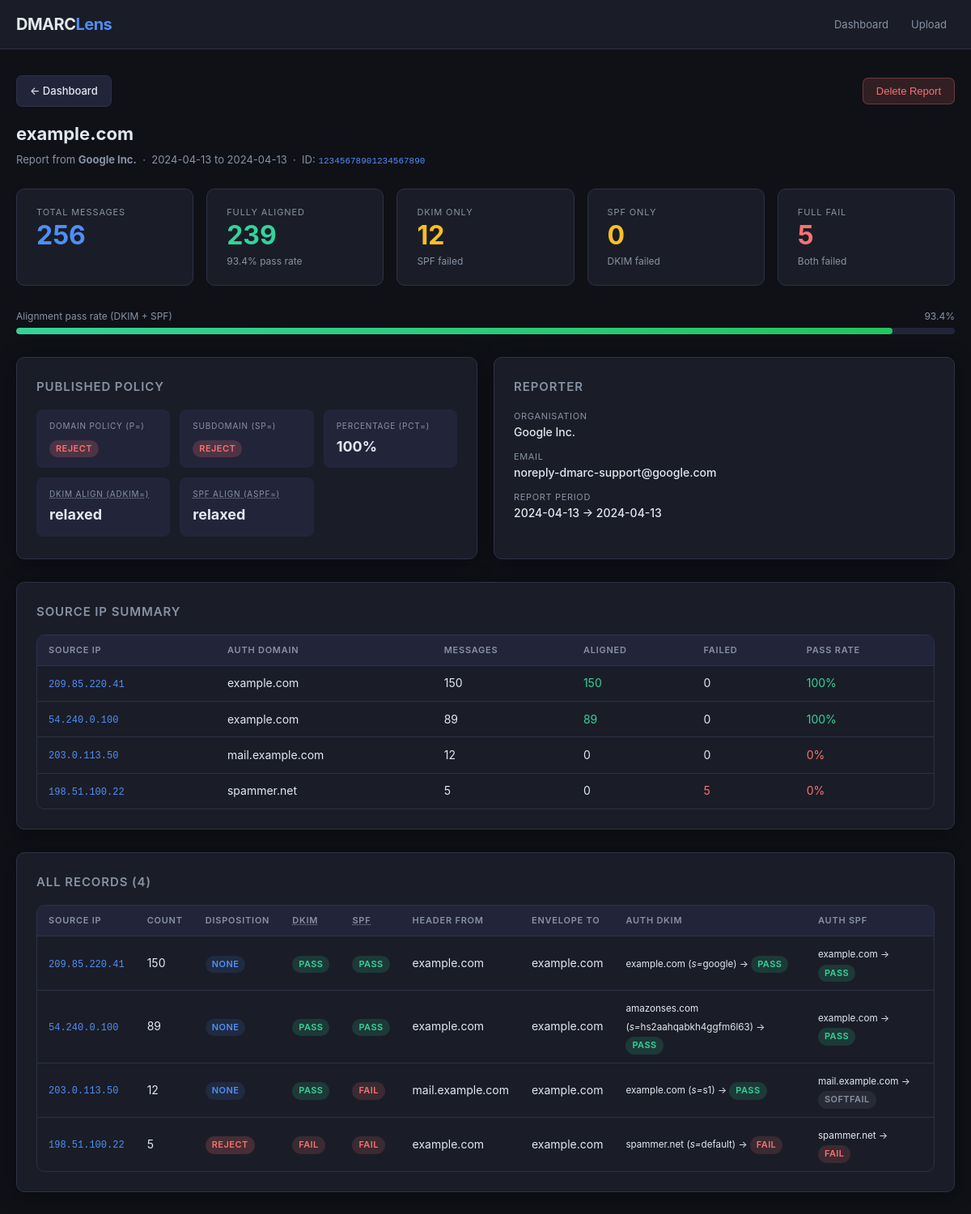
Page /view.php?id=1 on the committed database.
### tables this page shows
CREATE TABLE reports (
                id          INTEGER PRIMARY KEY AUTOINCREMENT,
                report_id   TEXT    UNIQUE,
                org_name    TEXT,
                org_email   TEXT,
                domain      TEXT,
                date_begin  INTEGER,
                date_end    INTEGER,
                policy_p    TEXT,
                policy_sp   TEXT,
                policy_pct  INTEGER DEFAULT 100,
                adkim       TEXT,
                aspf        TEXT,
                uploaded_at INTEGER DEFAULT (strftime('%s','now'))
            );

CREATE TABLE records (
                id                  INTEGER PRIMARY KEY AUTOINCREMENT,
                report_db_id        INTEGER NOT NULL,
                source_ip           TEXT,
                count               INTEGER DEFAULT 1,
                disposition         TEXT,
                dkim_result         TEXT,
                spf_result          TEXT,
                header_from         TEXT,
                envelope_to         TEXT,
                auth_dkim_domain    TEXT,
                auth_dkim_result    TEXT,
                auth_dkim_selector  TEXT,
                auth_spf_domain     TEXT,
                auth_spf_result     TEXT,
                FOREIGN KEY(report_db_id) REFERENCES reports(id) ON DELETE CASCADE
            );

### includes/db.php (called while the page is built, shortened)
<?php
class Database {
    private PDO $pdo;
    private static ?Database $instance = null;
    private function __construct() {
        $dbPath = __DIR__ . '/../data/dmarc.sqlite';
        $this->pdo = new PDO('sqlite:' . $dbPath);
        $this->pdo->setAttribute(PDO::ATTR_ERRMODE, PDO::ERRMODE_EXCEPTION);
        $this->pdo->setAttribute(PDO::ATTR_DEFAULT_FETCH_MODE, PDO::FETCH_ASSOC);
    }
    public static function getInstance(): Database {
        if (self::$instance === null) {
            self::$instance = new Database();
        }
        return self::$instance;
    }
    private function migrate(): void {
        $this->pdo->exec("
            CREATE TABLE IF NOT EXISTS reports (
                id          INTEGER PRIMARY KEY AUTOINCREMENT,
                report_id   TEXT    UNIQUE,
                org_name    TEXT,
                org_email   TEXT,
                domain      TEXT,
                date_begin  INTEGER,
                date_end    INTEGER,
                policy_p    TEXT,
                policy_sp   TEXT,
                policy_pct  INTEGER DEFAULT 100,
                adkim       TEXT,
                aspf        TEXT,
                uploaded_at INTEGER DEFAULT (strftime('%s','now'))
            );
            CREATE TABLE IF NOT EXISTS records (
                id                  INTEGER PRIMARY KEY AUTOINCREMENT,
                report_db_id        INTEGER NOT NULL,
                source_ip           TEXT,
                count               INTEGER DEFAULT 1,
                disposition         TEXT,
                dkim_result         TEXT,
                spf_result          TEXT,
                header_from         TEXT,
                envelope_to         TEXT,
                auth_dkim_domain    TEXT,
                auth_dkim_result    TEXT,
                auth_dkim_selector  TEXT,
                auth_spf_domain     TEXT,
                auth_spf_result     TEXT,
                FOREIGN KEY(report_db_id) REFERENCES reports(id) ON DELETE CASCADE
            );
            CREATE INDEX IF NOT EXISTS idx_records_report ON records(report_db_id);
            CREATE INDEX IF NOT EXISTS idx_records_ip     ON records(source_ip);
            CREATE INDEX IF NOT EXISTS idx_reports_domain ON reports(domain);
        ");
    }
    public function getReport(int $id): ?array {
        $stmt = $this->pdo->prepare("SELECT * FROM reports WHERE id = ?");
        $stmt->execute([$id]);
        return $stmt->fetch() ?: null;
    }
    public function getReportRecords(int $reportDbId): array {
        $stmt = $this->pdo->prepare("SELECT * FROM records WHERE report_db_id = ? ORDER BY count DESC");
        $stmt->execute([$reportDbId]);
        return $stmt->fetchAll();
    }
}

### view.php (the view, shortened to what this page needs)
<?php
require_once __DIR__ . '/includes/db.php';
require_once __DIR__ . '/includes/layout.php';
$db = Database::getInstance();
$id = isset($_GET['id']) ? (int)$_GET['id'] : 0;
if (!$id || !($report = $db->getReport($id))) {
    renderHead('Not Found — DMARC Analyzer');
    echo '<div class="empty-state"><div class="icon">🔍</div><h3>Report not found</h3><p><a href="index.php">Back to dashboard</a></p></div>';
    renderFoot();
    exit;
}
$records = $db->getReportRecords($id);
$totalMsg    = array_sum(array_column($records, 'count'));
$passCount   = 0;
$failCount   = 0;
$dkimOnly    = 0;
$spfOnly     = 0;
foreach ($records as $r) {
    $c = (int)$r['count'];
    $d = $r['dkim_result'] === 'pass';
    $s = $r['spf_result']  === 'pass';
    if ($d && $s)       $passCount += $c;
    elseif (!$d && !$s) $failCount += $c;
    elseif ($d)         $dkimOnly  += $c;
    elseif ($s)         $spfOnly   += $c;
}
$passRate = $totalMsg > 0 ? round($passCount / $totalMsg * 100, 1) : 0;
$ipStats = [];
foreach ($records as $r) {
    $ip = $r['source_ip'];
    if (!isset($ipStats[$ip])) {
        $ipStats[$ip] = ['count' => 0, 'pass' => 0, 'fail' => 0, 'org' => $r['auth_spf_domain'] ?: $r['auth_dkim_domain']];
    }
    $ipStats[$ip]['count'] += (int)$r['count'];
    if ($r['dkim_result'] === 'pass' && $r['spf_result'] === 'pass') {
        $ipStats[$ip]['pass'] += (int)$r['count'];
    } elseif ($r['dkim_result'] !== 'pass' && $r['spf_result'] !== 'pass') {
        $ipStats[$ip]['fail'] += (int)$r['count'];
    }
}
arsort($ipStats);
renderHead(htmlspecialchars($report['domain']) . ' — DMARC Report');
?>
<div class="actions-row">
  <a href="index.php" class="btn btn-ghost">← Dashboard</a>
  <form method="post" onsubmit="return confirm('Delete this report and all its records?')">
    <button class="btn btn-danger" type="submit">Delete Report</button>
  </form>
</div>
<div class="page-title"><?= htmlspecialchars($report['domain']) ?></div>
<div class="page-subtitle">
  Report from <strong><?= htmlspecialchars($report['org_name'] ?: 'Unknown') ?></strong>
  &nbsp;·&nbsp;
  <?= fmtDate((int)$report['date_begin']) ?> to <?= fmtDate((int)$report['date_end']) ?>
  &nbsp;·&nbsp;
  ID: <code style="color:var(--accent);font-size:11px"><?= htmlspecialchars($report['report_id']) ?></code>
</div>
<div class="stat-grid section">
  <div class="stat-card">
    <div class="label">Total Messages</div>
    <div class="value blue"><?= fmtNum($totalMsg) ?></div>
  </div>
  <div class="stat-card">
    <div class="label">Fully Aligned</div>
    <div class="value green"><?= fmtNum($passCount) ?></div>
    <div class="sub"><?= $passRate ?>% pass rate</div>
  </div>
  <div class="stat-card">
    <div class="label">DKIM Only</div>
    <div class="value yellow"><?= fmtNum($dkimOnly) ?></div>
    <div class="sub">SPF failed</div>
  </div>
  <div class="stat-card">
    <div class="label">SPF Only</div>
    <div class="value yellow"><?= fmtNum($spfOnly) ?></div>
    <div class="sub">DKIM failed</div>
  </div>
  <div class="stat-card">
    <div class="label">Full Fail</div>
    <div class="value red"><?= fmtNum($failCount) ?></div>
    <div class="sub">Both failed</div>
  </div>
</div>
<?php if ($totalMsg > 0): ?>
<div class="section">
  <div class="pass-bar-wrap">
    <div style="display:flex;justify-content:space-between;font-size:12px;color:var(--muted);margin-bottom:4px;">
      <span>Alignment pass rate (DKIM + SPF)</span><span><?= $passRate ?>%</span>
    </div>
    <div class="pass-bar-track"><div class="pass-bar-fill" style="width:<?= $passRate ?>%"></div></div>
  </div>
</div>
<?php endif; ?>
<div class="two-col section">
  <div class="card">
    <h2>Published Policy</h2>
    <div class="policy-grid">
      <div class="policy-item">
        <div class="key">Domain Policy (p=)</div>
        <div class="val"><?= badge($report['policy_p'] ?? 'none') ?></div>
      </div>
      <div class="policy-item">
        <div class="key">Subdomain (sp=)</div>
        <div class="val"><?= badge($report['policy_sp'] ?? 'none') ?></div>
      </div>
      <div class="policy-item">
        <div class="key">Percentage (pct=)</div>
        <div class="val"><?= (int)($report['policy_pct'] ?? 100) ?>%</div>
      </div>
      <div class="policy-item">
        <div class="key"><abbr title="DKIM alignment mode: r=relaxed, s=strict">DKIM align (adkim=)</abbr></div>
        <div class="val"><?= htmlspecialchars($report['adkim'] ?? 'r') === 's' ? 'strict' : 'relaxed' ?></div>
      </div>
      <div class="policy-item">
        <div class="key"><abbr title="SPF alignment mode: r=relaxed, s=strict">SPF align (aspf=)</abbr></div>
        <div class="val"><?= htmlspecialchars($report['aspf'] ?? 'r') === 's' ? 'strict' : 'relaxed' ?></div>
      </div>
    </div>
  </div>
  <div class="card">
    <h2>Reporter</h2>
    <div class="meta-row" style="flex-direction:column;gap:10px">
      <div class="meta-item">
        <div class="key">Organisation</div>
        <div class="val"><?= htmlspecialchars($report['org_name'] ?: '—') ?></div>
      </div>
      <div class="meta-item">
        <div class="key">Email</div>
        <div class="val"><?= htmlspecialchars($report['org_email'] ?: '—') ?></div>
      </div>
      <div class="meta-item">
        <div class="key">Report Period</div>
        <div class="val"><?= fmtDate((int)$report['date_begin']) ?> → <?= fmtDate((int)$report['date_end']) ?></div>
      </div>
    </div>
  </div>
</div>
<?php if (!empty($ipStats)): ?>
<div class="card section">
  <h2>Source IP Summary</h2>
  <div class="table-wrap">
    <table>
      <thead>
        <tr>
          <th>Source IP</th>
          <th>Auth Domain</th>
          <th>Messages</th>
          <th>Aligned</th>
          <th>Failed</th>
          <th>Pass Rate</th>
        </tr>
      </thead>
      <tbody>
        <?php foreach ($ipStats as $ip => $s):
            $pr = $s['count'] > 0 ? round($s['pass']/$s['count']*100,1) : 0;
        ?>
        <tr>
          <td><span class="ip-mono"><?= htmlspecialchars($ip) ?></span></td>
          <td><?= htmlspecialchars($s['org'] ?: '—') ?></td>
          <td><?= fmtNum($s['count']) ?></td>
          <td><?= $s['pass'] > 0 ? '<span style="color:var(--green)">' . fmtNum($s['pass']) . '</span>' : '0' ?></td>
          <td><?= $s['fail'] > 0 ? '<span style="color:var(--red)">' . fmtNum($s['fail']) . '</span>' : '0' ?></td>
          <td>
            <span style="color:<?= $pr >= 90 ? 'var(--green)' : ($pr >= 70 ? 'var(--yellow)' : 'var(--red)') ?>">
              <?= $pr ?>%
            </span>
          </td>
        </tr>
        <?php endforeach; ?>
      </tbody>
    </table>
  </div>
</div>
<?php endif; ?>
<div class="card section">
  <h2>All Records (<?= count($records) ?>)</h2>
  <?php if (empty($records)): ?>
  <p style="color:var(--muted)">No records in this report.</p>
  <?php else: ?>
  <div class="table-wrap">
    <table>
      <thead>
        <tr>
          <th>Source IP</th>
          <th>Count</th>
          <th>Disposition</th>
          <th><abbr title="DKIM alignment result (evaluated)">DKIM</abbr></th>
          <th><abbr title="SPF alignment result (evaluated)">SPF</abbr></th>
          <th>Header From</th>
          <th>Envelope To</th>
          <th>Auth DKIM</th>
          <th>Auth SPF</th>
        </tr>
      </thead>
      <tbody>
        <?php foreach ($records as $r): ?>
        <tr>
          <td><span class="ip-mono"><?= htmlspecialchars($r['source_ip'] ?: '—') ?></span></td>
          <td><?= fmtNum((int)$r['count']) ?></td>
          <td><?= badge($r['disposition'] ?? 'none') ?></td>
          <td><?= badge($r['dkim_result'] ?? '—') ?></td>
          <td><?= badge($r['spf_result']  ?? '—') ?></td>
          <td><?= htmlspecialchars($r['header_from']  ?: '—') ?></td>
          <td><?= htmlspecialchars($r['envelope_to']  ?: '—') ?></td>
          <td>
            <?php if ($r['auth_dkim_domain']): ?>
            <small>
              <?= htmlspecialchars($r['auth_dkim_domain']) ?>
              <?= $r['auth_dkim_selector'] ? "(<em>s=</em>" . htmlspecialchars($r['auth_dkim_selector']) . ")" : '' ?>
              → <?= badge($r['auth_dkim_result'] ?? '—') ?>
            </small>
            <?php else: echo '—'; endif; ?>
          </td>
          <td>
            <?php if ($r['auth_spf_domain']): ?>
            <small>
              <?= htmlspecialchars($r['auth_spf_domain']) ?>
              → <?= badge($r['auth_spf_result'] ?? '—') ?>
            </small>
            <?php else: echo '—'; endif; ?>
          </td>
        </tr>
        <?php endforeach; ?>
      </tbody>
    </table>
  </div>
  <?php endif; ?>
</div>
<?php renderFoot(); ?>

### includes/layout.php (shortened to what this page needs)
<?php
function renderHead(string $title = 'DMARC Analyzer'): void {
    $base = rtrim(dirname($_SERVER['SCRIPT_NAME']), '/');
    echo <<<HTML
<!DOCTYPE html>
<html lang="en">
<head>
<meta charset="UTF-8">
<meta name="viewport" content="width=device-width, initial-scale=1">
<title>{$title}</title>
<link rel="stylesheet" href="{$base}/assets/style.css">
</head>
<body>
<header class="page-header">
  <div class="wrapper">
    <a class="logo" href="{$base}/index.php">DMARC<span>Lens</span></a>
    <nav class="nav-links">
      <a href="{$base}/index.php">Dashboard</a>
      <a href="{$base}/upload.php">Upload</a>
    </nav>
  </div>
</header>
<main><div class="wrapper">
HTML;
}
function renderFoot(): void {
    echo <<<HTML
</div></main>
<script>
// Drag-and-drop enhancement for upload areas
document.querySelectorAll('.upload-area').forEach(el => {
    el.addEventListener('dragover',  e => { e.preventDefault(); el.classList.add('drag-over'); });
    el.addEventListener('dragleave', ()  => el.classList.remove('drag-over'));
    el.addEventListener('drop', e => {
        e.preventDefault();
        el.classList.remove('drag-over');
        const inp = el.querySelector('input[type=file]');
        if (inp && e.dataTransfer.files.length) {
            inp.files = e.dataTransfer.files;
            el.closest('form')?.submit();
        }
    });
});
</script>
</body></html>
HTML;
}
function badge(string $value, string $type = ''): string {
    $class = match(strtolower($value)) {
        'pass'        => 'badge-pass',
        'fail'        => 'badge-fail',
        'none'        => 'badge-none',
        'quarantine'  => 'badge-quarantine',
        'reject'      => 'badge-reject',
        default       => 'badge-neutral',
    };
    $esc = htmlspecialchars($value);
    return "<span class=\"badge {$class}\">{$esc}</span>";
}
function fmtDate(int $ts): string {
    return $ts ? date('Y-m-d', $ts) : '—';
}
function fmtNum(int $n): string {
    return number_format($n);
}

### rows in the picture
reports: domain "example.com", org_name "Google Inc.", date_begin "2024-04-13", date_end "2024-04-13", report "12345678901234567890", policy_p "REJECT REJECT", policy_pct "100", org_email "noreply-dmarc-support@google.com"
records: ip "209.85.220.41", org "example.com", count "150", count "100", source_ip "209.85.220.41", disposition "NONE PASS PASS PASS PASS", header_from "example.com", envelope_to "example.com", auth_dkim_domain "example.com", auth_dkim_selector "google", auth_spf_domain "example.com"
records: ip "54.240.0.100", org "example.com", count "89", count "100", source_ip "54.240.0.100", disposition "NONE PASS PASS PASS PASS", header_from "example.com", envelope_to "example.com", auth_dkim_domain "amazonses.com", auth_dkim_selector "hs2aahqabkh4ggfm6l63", auth_spf_domain "example.com"
records: ip "203.0.113.50", org "mail.example.com", count "12", count "0", source_ip "203.0.113.50", disposition "NONE PASS FAIL PASS SOFTFAIL", header_from "mail.example.com", envelope_to "example.com", auth_dkim_domain "example.com", auth_dkim_selector "s1", auth_spf_domain "mail.example.com"
records: source_ip "198.51.100.22", org "spammer.net", count "5", count "0", disposition "REJECT FAIL FAIL FAIL FAIL", header_from "example.com", envelope_to "example.com", auth_dkim_domain "spammer.net", auth_dkim_selector "default", auth_spf_domain "spammer.net"

### other values in the picture
fmtNum($totalMsg) "256"
fmtNum($passCount) "239"
$passRate "93.4"
fmtNum($dkimOnly) "12"
fmtNum($spfOnly) "0"
fmtNum($failCount) "5"
count($records) "4"
